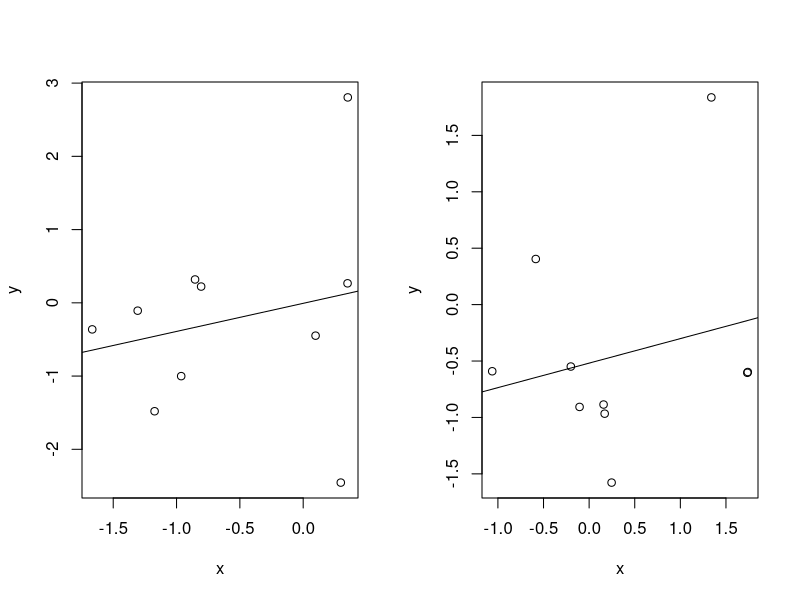

The R script that drew this image:
y <- rnorm(20)
x <- rnorm(20)
g <- c(rep(0,10),rep(1,10))

mydf <- data.frame(y=y,x=x,g=g)

par(mfrow = c(1,2))
# define my functino for plotting
myfun <- function(Z){
  with(Z,{
    plot(y~x, type = "p")
    abline(lm(y~x))
    })
  }

lapply(split(mydf, list(mydf$g)), myfun)
